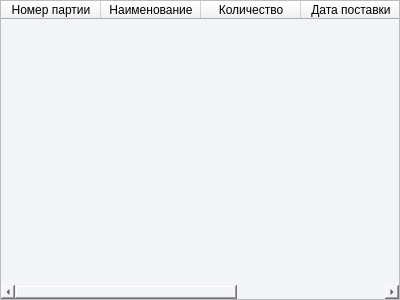
<?xml version="1.0" encoding="UTF-8"?>
<ui version="4.0">
 <class>TableWidget</class>
 <widget class="QWidget" name="TableWidget">
  <property name="geometry">
   <rect>
    <x>0</x>
    <y>0</y>
    <width>400</width>
    <height>300</height>
   </rect>
  </property>
  <property name="sizePolicy">
   <sizepolicy hsizetype="Preferred" vsizetype="Preferred">
    <horstretch>0</horstretch>
    <verstretch>0</verstretch>
   </sizepolicy>
  </property>
  <property name="windowTitle">
   <string>Form</string>
  </property>
  <property name="styleSheet">
   <string notr="true"/>
  </property>
  <layout class="QGridLayout" name="gridLayout">
   <property name="leftMargin">
    <number>0</number>
   </property>
   <property name="topMargin">
    <number>0</number>
   </property>
   <property name="rightMargin">
    <number>0</number>
   </property>
   <property name="bottomMargin">
    <number>0</number>
   </property>
   <item row="0" column="0">
    <widget class="QTableWidget" name="table">
     <property name="styleSheet">
      <string notr="true">background-color: #f2f4f7;</string>
     </property>
     <property name="verticalScrollBarPolicy">
      <enum>Qt::ScrollBarAsNeeded</enum>
     </property>
     <property name="sizeAdjustPolicy">
      <enum>QAbstractScrollArea::AdjustIgnored</enum>
     </property>
     <property name="alternatingRowColors">
      <bool>true</bool>
     </property>
     <property name="selectionBehavior">
      <enum>QAbstractItemView::SelectRows</enum>
     </property>
     <property name="sortingEnabled">
      <bool>true</bool>
     </property>
     <attribute name="horizontalHeaderVisible">
      <bool>true</bool>
     </attribute>
     <attribute name="horizontalHeaderCascadingSectionResizes">
      <bool>false</bool>
     </attribute>
     <attribute name="horizontalHeaderShowSortIndicator" stdset="0">
      <bool>true</bool>
     </attribute>
     <attribute name="horizontalHeaderStretchLastSection">
      <bool>false</bool>
     </attribute>
     <attribute name="verticalHeaderVisible">
      <bool>true</bool>
     </attribute>
     <attribute name="verticalHeaderCascadingSectionResizes">
      <bool>false</bool>
     </attribute>
     <attribute name="verticalHeaderHighlightSections">
      <bool>true</bool>
     </attribute>
     <attribute name="verticalHeaderShowSortIndicator" stdset="0">
      <bool>false</bool>
     </attribute>
     <attribute name="verticalHeaderStretchLastSection">
      <bool>false</bool>
     </attribute>
     <column>
      <property name="text">
       <string>Номер партии</string>
      </property>
     </column>
     <column>
      <property name="text">
       <string>Наименование</string>
      </property>
     </column>
     <column>
      <property name="text">
       <string>Количество</string>
      </property>
     </column>
     <column>
      <property name="text">
       <string>Дата поставки</string>
      </property>
     </column>
     <column>
      <property name="text">
       <string>Срок годности</string>
      </property>
     </column>
    </widget>
   </item>
  </layout>
 </widget>
 <resources/>
 <connections/>
</ui>
